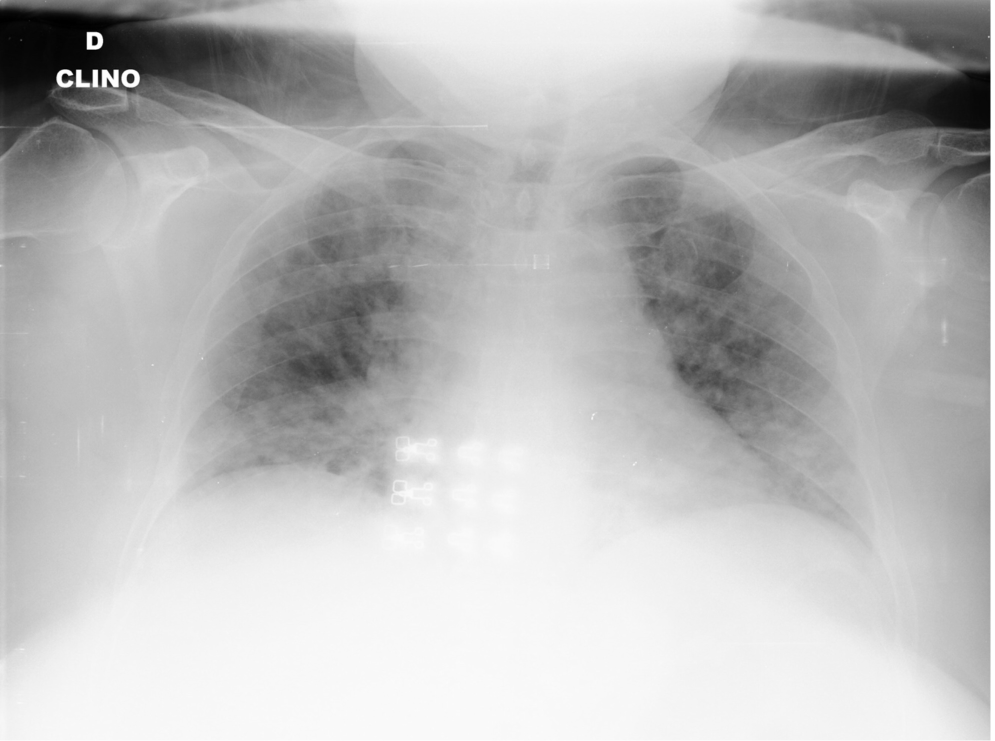
#> input picture CovidDataset/Train/Covid/01E392EE-69F9-4E33-BFCE-E5C968654078.jpeg, 1989 x 1482 px, found by its file name (shown at 1/2 size); its folder holds only this picture in this run
$ jupyter execute --allow-errors highboost.ipynb
#> lines starting #> are read from the running program, lines starting #| are printed output that depends on the picture
#> further down, image is the input picture: shape (1482, 1989); min 0, max 255, mean 186.8
#> `image=cv2.resize(image, (200, 200),fx=0.1,fy=0.1)`:
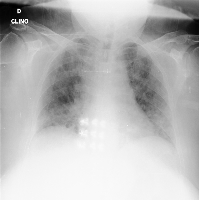
#> image: shape (200, 200); min 0, max 255, mean 186.8
#> `equ = cv2.equalizeHist(image)`:
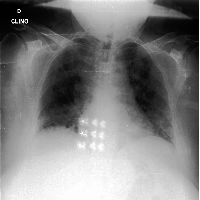
#> equ: shape (200, 200); min 0, max 255, mean 128.7
#> `res = np.hstack((image, equ))`:
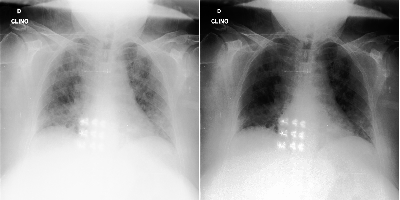
#> res: shape (200, 400); min 0, max 255, mean 157.7
# About

This file generates a dataset which contains image which are filtered using highboost filtering. Create a dataset wherein you want to store the images. In this case folder is covidDatset7

[cell 1]
import numpy as np
import cv2
import os
arr = os.listdir("covidDataset/train/covid")
i=0
#> (the rest of this cell did not finish here and is left out)

$ run again, on CovidDataset/Train/Covid/1-s2.0-S0929664620300449-gr2_lrg-b.jpg
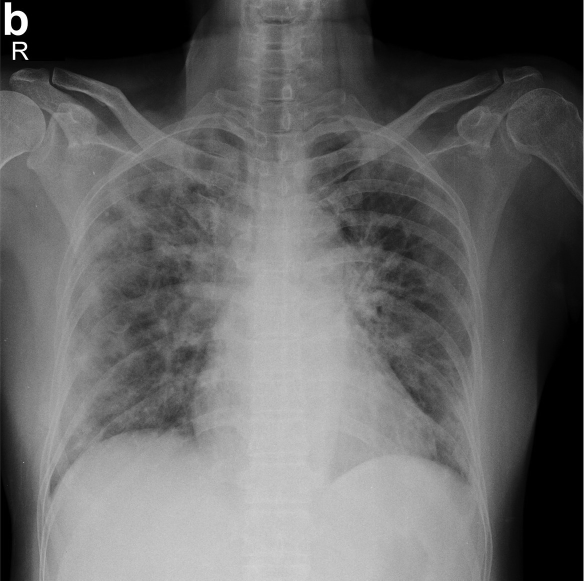
#> input picture CovidDataset/Train/Covid/1-s2.0-S0929664620300449-gr2_lrg-b.jpg, 1170 x 1161 px, found by its file name (shown at 1/2 size)
#> image is the input picture: shape (1161, 1170); min 0, max 255, mean 101.6
#> image: shape (200, 200)
#> `equ = cv2.equalizeHist(image)`:
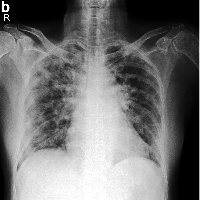
#> equ: shape (200, 200); min 0, max 255, mean 115.8
#> `res = np.hstack((image, equ))`:
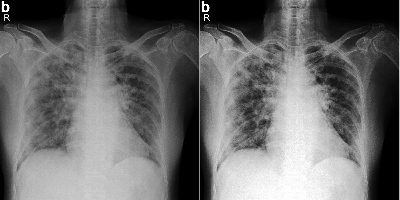
#> res: shape (200, 400); min 0, max 255, mean 108.7

$ run again, on CovidDataset/Train/Covid/1-s2.0-S1684118220300608-main.pdf-001.jpg
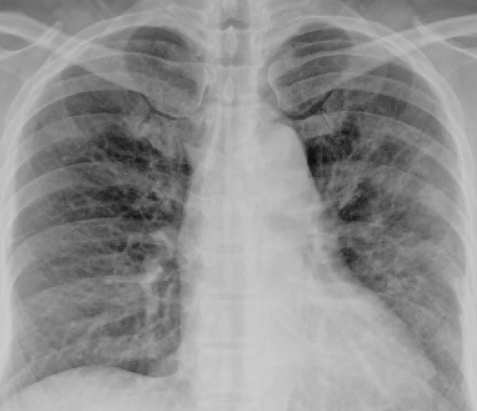
#> input picture CovidDataset/Train/Covid/1-s2.0-S1684118220300608-main.pdf-001.jpg, 477 x 411 px, found by its file name
#> image is the input picture: shape (411, 477); min 10, max 206, mean 143.9
#> image: shape (200, 200)
#> `equ = cv2.equalizeHist(image)`:
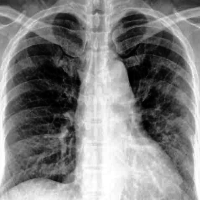
#> equ: shape (200, 200); min 0, max 255, mean 128.5
#> `res = np.hstack((image, equ))`:
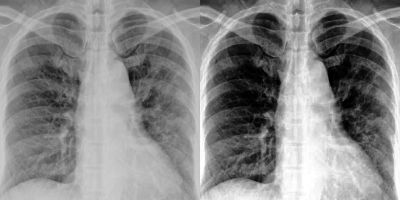
#> res: shape (200, 400); min 0, max 255, mean 136.1

$ run again, on CovidDataset/Train/Covid/03BF7561-A9BA-4C3C-B8A0-D3E585F73F3C.jpeg
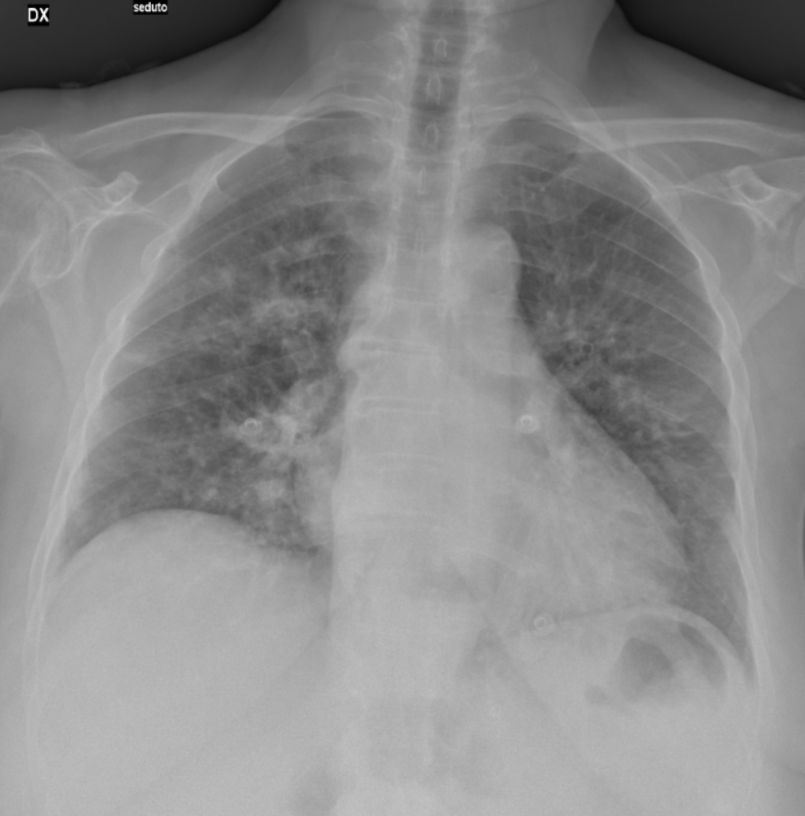
#> input picture CovidDataset/Train/Covid/03BF7561-A9BA-4C3C-B8A0-D3E585F73F3C.jpeg, 1610 x 1632 px, found by its file name (shown at 1/2 size)
#> image is the input picture: shape (1632, 1610); min 0, max 255, mean 138.4
#> image: shape (200, 200)
#> `equ = cv2.equalizeHist(image)`:
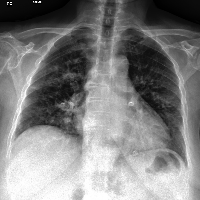
#> equ: shape (200, 200); min 0, max 255, mean 128.7
#> `res = np.hstack((image, equ))`:
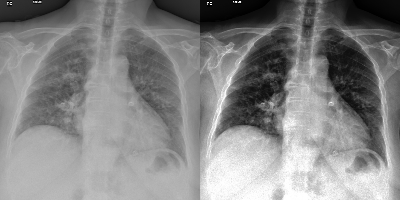
#> res: shape (200, 400); min 0, max 255, mean 133.5
